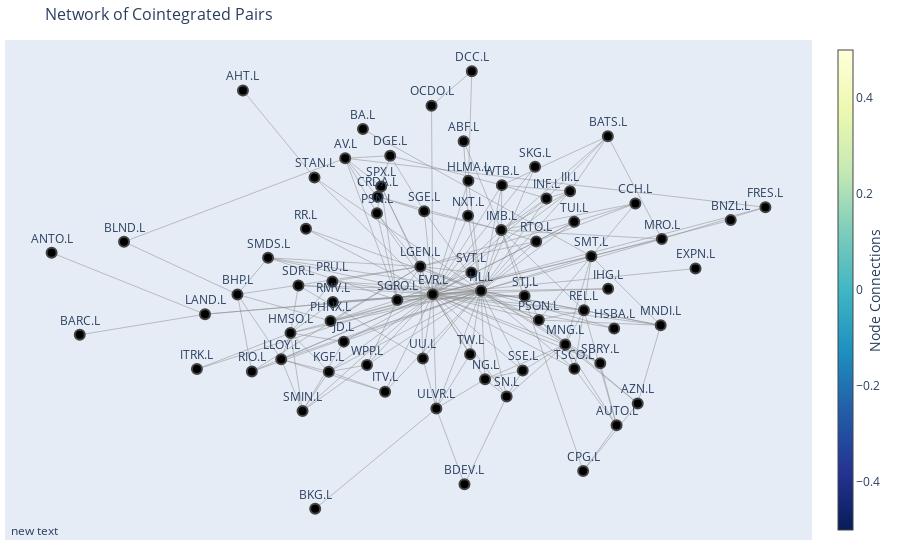

Notebook code for this chart:
### Code cell
import networkx as nx
import plotly.graph_objects as go

# Create a new graph
G = nx.Graph()

# Assuming filtered_pvalue_matrix is a square matrix
n = filtered_pvalue_matrix.shape[0]

# Add nodes
for ticker in significant_tickers:
    G.add_node(ticker)

# Add edges for significantly cointegrated pairs
for i in range(n):
    for j in range(i+1, n):
        if filtered_pvalue_matrix[i, j] < 0.05:  # Note the condition changed to < 0.05 for significant pairs
            G.add_edge(significant_tickers[i], significant_tickers[j], weight=filtered_pvalue_matrix[i, j])

# Create positions for nodes
pos = nx.spring_layout(G)

# Create edges trace
edge_x = []
edge_y = []
for edge in G.edges():
    x0, y0 = pos[edge[0]]
    x1, y1 = pos[edge[1]]
    edge_x.extend([x0, x1, None])
    edge_y.extend([y0, y1, None])

edge_trace = go.Scatter(
    x=edge_x, y=edge_y,
    line=dict(width=0.5, color='#888'),
    hoverinfo='none',
    mode='lines'
)

# Create nodes trace
node_x = [pos[node][0] for node in G.nodes()]
node_y = [pos[node][1] for node in G.nodes()]

hover_text = []
for node in G.nodes():
    neighbors = list(G.neighbors(node))
    hover_text.append(f'{node} connected to: {", ".join(neighbors)}')

node_trace = go.Scatter(
    x=node_x, y=node_y,
    mode='markers+text',
    hoverinfo='text',
    text=significant_tickers,  # Adding tickers as text labels
    textposition='top center',  # Adjust text position as needed
    hovertext=hover_text,  # Set custom hover text
    marker=dict(
        showscale=True,
        colorscale='YlGnBu',
        reversescale=True,
        color=[],
        size=10,
        colorbar=dict(
            thickness=15,
            title='Node Connections',
            xanchor='left',
            titleside='right'
        ),
        line_width=2)
)

# Create figure
fig = go.Figure(data=[edge_trace, node_trace],
                layout=go.Layout(
                    title='Network of Cointegrated Pairs',
                    titlefont_size=16,
                    showlegend=False,
                    hovermode='closest',
                    margin=dict(b=20, l=5, r=5, t=40),
                    annotations=[dict(
                        showarrow=False,
                        xref="paper", yref="paper",
                        x=0.005, y=-0.002)],
                    xaxis=dict(showgrid=False, zeroline=False, showticklabels=False),
                    yaxis=dict(showgrid=False, zeroline=False, showticklabels=False))
                )

fig.show()

### Figure 1 — Plotly figure (JSON) as saved in the notebook; plotly's stock layout.template omitted (floating-point values rounded to 4 significant figures; data arrays with more than 128 entries replaced by an {"elided": "..."} marker saying what was removed)
{"data": [{"hoverinfo": "none", "line": {"color": "#888", "width": 0.5}, "mode": "lines", "type": "scatter", "x": {"elided": "648 float values"}, "y": {"elided": "648 float values"}}, {"hoverinfo": "text", "hovertext": ["ABF.L connected to: IMB.L, NXT.L", "AHT.L connected to: STAN.L", "ANTO.L connected to: LAND.L", "AUTO.L connected to: CPG.L, MNG.L, REL.L, SBRY.L, TSCO.L", "AV.L connected to: BLND.L, CRDA.L, DGE.L, FRES.L, PSN.L, SGRO.L, SPX.L", "AZN.L connected to: CPG.L, MNDI.L, MNG.L, PSON.L", "BA.L connected to: SMT.L", "BARC.L connected to: LAND.L", "BATS.L connected to: III.L, IMB.L, INF.L, MRO.L, WTB.L", "BDEV.L connected to: SN.L, ULVR.L", "BHP.L connected to: BLND.L, LGEN.L, LLOY.L, PHNX.L, RIO.L, SMDS.L", "BKG.L connected to: ULVR.L", "BLND.L connected to: AV.L, BHP.L", "BNZL.L connected to: SMT.L", "CCH.L connected to: IMB.L, RTO.L, SMT.L, TUI.L", "CPG.L connected to: AUTO.L, AZN.L, IMB.L", "CRDA.L connected to: AV.L, DGE.L, IMB.L, SGE.L", "DCC.L connected to: HLMA.L, OCDO.L", "DGE.L connected to: AV.L, CRDA.L, SGE.L, WTB.L", "EVR.L connected to: EXPN.L, FRES.L, HL.L, HLMA.L, HMSO.L, HSBA.L, IHG.L, III.L, IMB.L, INF.L, ITRK.L, ITV.L, JD.L, KGF.L, LAND.L, LGEN.L, LLOY.L, MNDI.L, MNG.L, MRO.L, NG.L, NXT.L, OCDO.L, PHNX.L, PRU.L, PSN.L, PSON.L, REL.L, RIO.L, RMV.L, RR.L, RTO.L, SBRY.L, SDR.L, SGE.L, SGRO.L, SKG.L, SMDS.L, SMIN.L, SMT.L, SN.L, SPX.L, SSE.L, STAN.L, STJ.L, SVT.L, TSCO.L, TUI.L, TW.L, ULVR.L, UU.L, WPP.L, WTB.L", "EXPN.L connected to: EVR.L", "FRES.L connected to: AV.L, EVR.L, MRO.L", "HL.L connected to: EVR.L, HLMA.L, HMSO.L, HSBA.L, IHG.L, III.L, IMB.L, INF.L, ITV.L, JD.L, KGF.L, LAND.L, LGEN.L, LLOY.L, MNDI.L, MNG.L, MRO.L, NG.L, NXT.L, PHNX.L, PRU.L, PSON.L, REL.L, RIO.L, RMV.L, RR.L, RTO.L, SBRY.L, SDR.L, SGE.L, SKG.L, SMDS.L, SMT.L, SN.L, SSE.L, STAN.L, SVT.L, TSCO.L, TUI.L, TW.L, ULVR.L, UU.L, WPP.L, WTB.L", "HLMA.L connected to: DCC.L, EVR.L, HL.L", "HMSO.L connected to: EVR.L, HL.L, ITRK.L, JD.L, KGF.L, LLOY.L, PRU.L, RMV.L, SDR.L, SMIN.L", "HSBA.L connected to: EVR.L, HL.L", "IHG.L connected to: EVR.L, HL.L", "III.L connected to: BATS.L, EVR.L, HL.L, IMB.L, INF.L, WTB.L", "IMB.L connected to: ABF.L, BATS.L, CCH.L, CPG.L, CRDA.L, EVR.L, HL.L, III.L, INF.L, MRO.L, PSON.L, REL.L, RTO.L, SGE.L, WTB.L", "INF.L connected to: BATS.L, EVR.L, HL.L, III.L, IMB.L, WTB.L", "ITRK.L connected to: EVR.L, HMSO.L", "ITV.L connected to: EVR.L, HL.L, KGF.L, LLOY.L", "JD.L connected to: EVR.L, HL.L, HMSO.L, SMIN.L", "KGF.L connected to: EVR.L, HL.L, HMSO.L, ITV.L, LLOY.L, SMIN.L, WPP.L", "LAND.L connected to: ANTO.L, BARC.L, EVR.L, HL.L", "LGEN.L connected to: BHP.L, EVR.L, HL.L, PHNX.L, PRU.L, PSN.L, PSON.L, RIO.L, RTO.L, SGRO.L, SMDS.L, SPX.L, SVT.L, TUI.L, UU.L", "LLOY.L connected to: BHP.L, EVR.L, HL.L, HMSO.L, ITV.L, KGF.L, SMIN.L", "MNDI.L connected to: AZN.L, EVR.L, HL.L, PSON.L, REL.L, SMT.L", "MNG.L connected to: AUTO.L, AZN.L, EVR.L, HL.L, NG.L, PSON.L, REL.L, SBRY.L, SMT.L, SN.L, SSE.L, TSCO.L", "MRO.L connected to: BATS.L, EVR.L, FRES.L, HL.L, IMB.L", "NG.L connected to: EVR.L, HL.L, MNG.L, SN.L, SSE.L, ULVR.L", "NXT.L connected to: ABF.L, EVR.L, HL.L", "OCDO.L connected to: DCC.L, EVR.L", "PHNX.L connected to: BHP.L, EVR.L, HL.L, LGEN.L, SGRO.L", "PRU.L connected to: EVR.L, HL.L, HMSO.L, LGEN.L", "PSN.L connected to: AV.L, EVR.L, LGEN.L, SGRO.L, SPX.L", "PSON.L connected to: AZN.L, EVR.L, HL.L, IMB.L, LGEN.L, MNDI.L, MNG.L, REL.L, SMT.L", "REL.L connected to: AUTO.L, EVR.L, HL.L, IMB.L, MNDI.L, MNG.L, PSON.L, SMT.L, TSCO.L", "RIO.L connected to: BHP.L, EVR.L, HL.L, LGEN.L", "RMV.L connected to: EVR.L, HL.L, HMSO.L", "RR.L connected to: EVR.L, HL.L", "RTO.L connected to: CCH.L, EVR.L, HL.L, IMB.L, LGEN.L, TUI.L", "SBRY.L connected to: AUTO.L, EVR.L, HL.L, MNG.L", "SDR.L connected to: EVR.L, HL.L, HMSO.L, UU.L", "SGE.L connected to: CRDA.L, DGE.L, EVR.L, HL.L, IMB.L", "SGRO.L connected to: AV.L, EVR.L, LGEN.L, PHNX.L, PSN.L, SMDS.L, SPX.L, STJ.L, SVT.L, WPP.L", "SKG.L connected to: EVR.L, HL.L", "SMDS.L connected to: BHP.L, EVR.L, HL.L, LGEN.L, SGRO.L", "SMIN.L connected to: EVR.L, HMSO.L, JD.L, KGF.L, LLOY.L, WPP.L", "SMT.L connected to: BA.L, BNZL.L, CCH.L, EVR.L, HL.L, MNDI.L, MNG.L, PSON.L, REL.L", "SN.L connected to: BDEV.L, EVR.L, HL.L, MNG.L, NG.L, SSE.L", "SPX.L connected to: AV.L, EVR.L, LGEN.L, PSN.L, SGRO.L", "SSE.L connected to: EVR.L, HL.L, MNG.L, NG.L, SN.L", "STAN.L connected to: AHT.L, EVR.L, HL.L", "STJ.L connected to: EVR.L, SGRO.L", "SVT.L connected to: EVR.L, HL.L, LGEN.L, SGRO.L", "TSCO.L connected to: AUTO.L, EVR.L, HL.L, MNG.L, REL.L", "TUI.L connected to: CCH.L, EVR.L, HL.L, LGEN.L, RTO.L", "TW.L connected to: EVR.L, HL.L, ULVR.L", "ULVR.L connected to: BDEV.L, BKG.L, EVR.L, HL.L, NG.L, TW.L, UU.L", "UU.L connected to: EVR.L, HL.L, LGEN.L, SDR.L, ULVR.L", "WPP.L connected to: EVR.L, HL.L, KGF.L, SGRO.L, SMIN.L", "WTB.L connected to: BATS.L, DGE.L, EVR.L, HL.L, III.L, IMB.L, INF.L"], "marker": {"color": [], "colorbar": {"thickness": 15, "title": {"side": "right", "text": "Node Connections"}, "xanchor": "left"}, "colorscale": [[0, "rgb(255,255,217)"], [0.125, "rgb(237,248,177)"], [0.25, "rgb(199,233,180)"], [0.375, "rgb(127,205,187)"], [0.5, "rgb(65,182,196)"], [0.625, "rgb(29,145,192)"], [0.75, "rgb(34,94,168)"], [0.875, "rgb(37,52,148)"], [1, "rgb(8,29,88)"]], "line": {"width": 2}, "reversescale": true, "showscale": true, "size": 10}, "mode": "markers+text", "text": ["ABF.L", "AHT.L", "ANTO.L", "AUTO.L", "AV.L", "AZN.L", "BA.L", "BARC.L", "BATS.L", "BDEV.L", "BHP.L", "BKG.L", "BLND.L", "BNZL.L", "CCH.L", "CPG.L", "CRDA.L", "DCC.L", "DGE.L", "EVR.L", "EXPN.L", "FRES.L", "HL.L", "HLMA.L", "HMSO.L", "HSBA.L", "IHG.L", "III.L", "IMB.L", "INF.L", "ITRK.L", "ITV.L", "JD.L", "KGF.L", "LAND.L", "LGEN.L", "LLOY.L", "MNDI.L", "MNG.L", "MRO.L", "NG.L", "NXT.L", "OCDO.L", "PHNX.L", "PRU.L", "PSN.L", "PSON.L", "REL.L", "RIO.L", "RMV.L", "RR.L", "RTO.L", "SBRY.L", "SDR.L", "SGE.L", "SGRO.L", "SKG.L", "SMDS.L", "SMIN.L", "SMT.L", "SN.L", "SPX.L", "SSE.L", "STAN.L", "STJ.L", "SVT.L", "TSCO.L", "TUI.L", "TW.L", "ULVR.L", "UU.L", "WPP.L", "WTB.L"], "textposition": "top center", "type": "scatter", "x": [0.05708, -0.5091, -1, 0.4495, -0.2467, 0.5038, -0.2013, -0.9277, 0.4271, 0.05926, -0.5232, -0.3238, -0.8142, 0.7424, 0.4977, 0.3638, -0.1634, 0.07809, -0.1312, -0.02212, 0.6521, 0.8313, 0.1017, 0.06934, -0.3871, 0.4434, 0.4279, 0.3302, 0.1536, 0.2697, -0.6271, -0.1444, -0.2504, -0.2888, -0.6063, -0.05403, -0.4109, 0.5626, 0.3179, 0.5656, 0.1121, 0.06851, -0.02521, -0.2845, -0.2797, -0.1652, 0.25, 0.3658, -0.4862, -0.2785, -0.3474, 0.2434, 0.4077, -0.3667, -0.04408, -0.113, 0.2404, -0.4447, -0.3562, 0.3848, 0.1675, -0.1545, 0.2087, -0.3255, 0.2134, 0.0769, 0.3414, 0.3408, 0.0737, -0.01288, -0.04753, -0.1908, 0.1552], "y": [0.5475, 0.7459, 0.1126, -0.5605, 0.4814, -0.4756, 0.595, -0.2077, 0.5672, -0.7911, -0.04998, -0.8863, 0.1554, 0.2399, 0.3051, -0.7386, 0.3314, 0.8208, 0.4913, -0.04952, 0.05087, 0.2901, -0.03597, 0.3935, -0.2005, -0.1828, -0.02808, 0.3526, 0.2011, 0.3245, -0.3414, -0.4295, -0.2342, -0.3514, -0.1273, 0.05907, -0.3032, -0.1706, -0.2458, 0.1663, -0.381, 0.2565, 0.6865, -0.1535, 0.0003538, 0.267, -0.1496, -0.1122, -0.3505, -0.07966, 0.2058, 0.1567, -0.3183, -0.01496, 0.2745, -0.07163, 0.4481, 0.09296, -0.505, 0.09873, -0.4488, 0.3715, -0.3465, 0.4061, -0.05582, 0.03587, -0.3401, 0.2332, -0.2836, -0.4951, -0.3, -0.3253, 0.3764]}], "layout": {"annotations": [{"showarrow": false, "x": 0.005, "xref": "paper", "y": -0.002, "yref": "paper"}], "hovermode": "closest", "margin": {"b": 20, "l": 5, "r": 5, "t": 40}, "showlegend": false, "title": {"font": {"size": 16}, "text": "Network of Cointegrated Pairs"}, "xaxis": {"showgrid": false, "showticklabels": false, "zeroline": false}, "yaxis": {"showgrid": false, "showticklabels": false, "zeroline": false}}}
